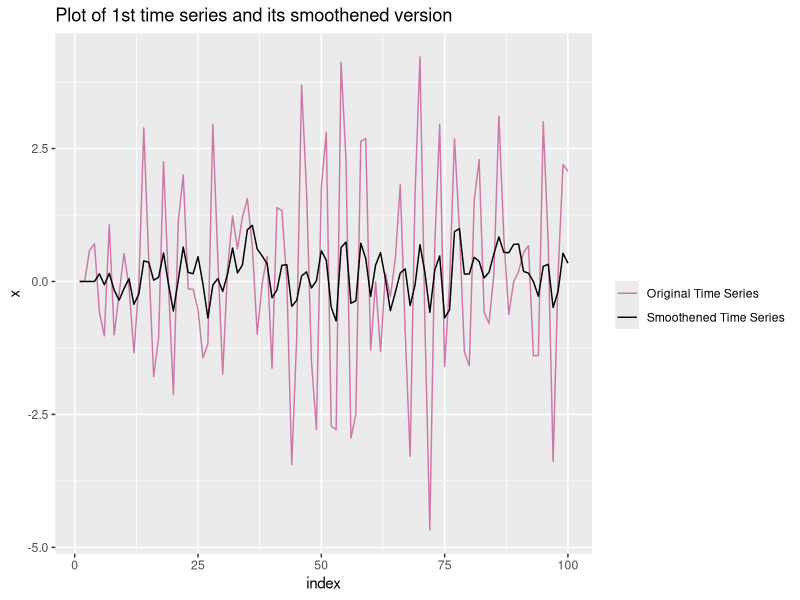
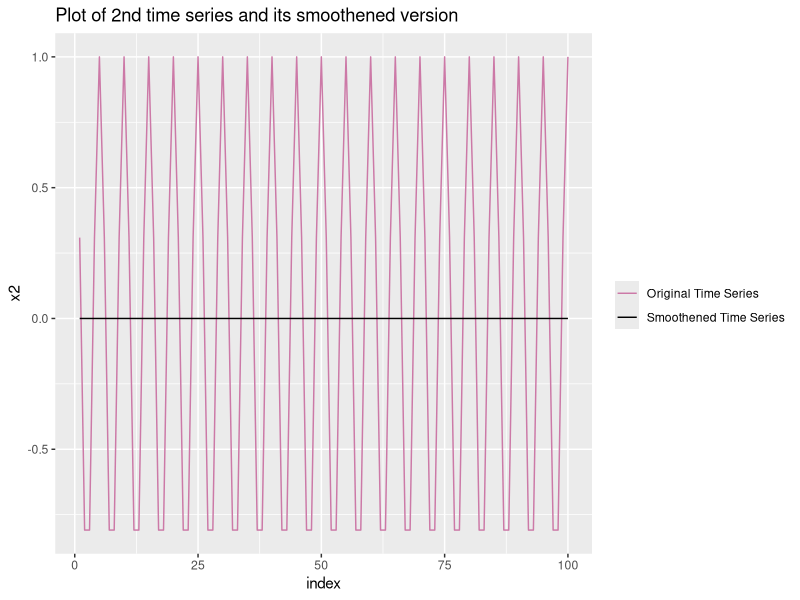
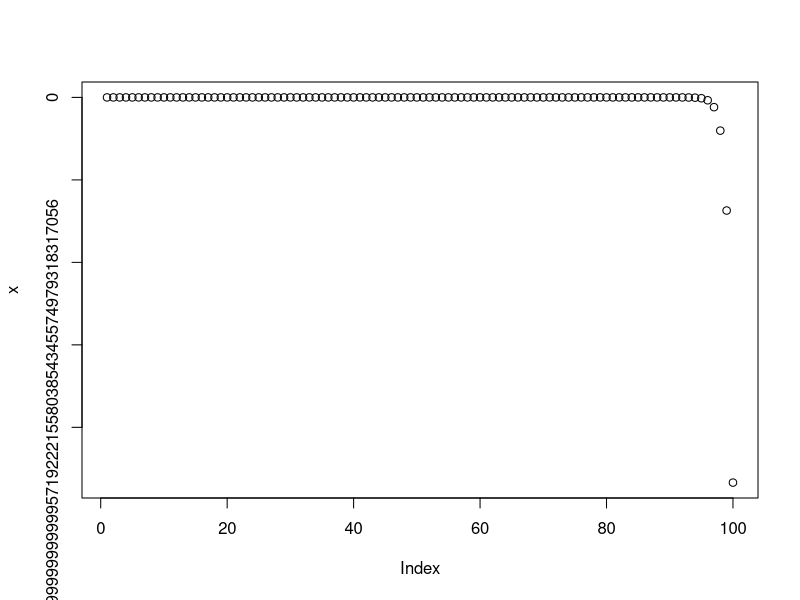

Write R code to recreate these figures, in order.
## ---- chunk 1
knitr::opts_chunk$set(echo = TRUE)
options(scipen=999)

library("ggplot2")
library("tidyverse")
library("gridExtra") # combine plots
library("knitr")


# The palette with black:
cbbPalette <- c("#000000", "#E69F00", "#56B4E9", "#009E73", 
                "#F0E442", "#0072B2", "#D55E00", "#CC79A7")
set.seed(12345)
## ---- chunk 2
set.seed(12345)

n = 100
x <- vector(length = n)
x2 <- vector(length = n)

x[1] <- 0
x[2] <- 0

#first series generation
for(i in 3:n){
  x[i] <- -0.8 * x[i-2] + rnorm(1,0,1)
}

#second series generation
for(i in 1:n){
  x2[i] <- cos(0.4*pi*i)
}

# smoothing filter function
smoothing_filter <- function(x){
v <- vector(length = length(x))
for(i in 5:length(x)){
  v[i] = 0.2 * (x[i] + x[i-1] + x[i-2] + x[i-3] + x[i-4])
}
return(v)
}

#generate smoothed series
smooth_x <- smoothing_filter(x)
smooth_x2 <- smoothing_filter(x2)

#adding everything to a dataframe
df <- cbind(x,x2,smooth_x,smooth_x2) %>% as.data.frame() %>% mutate(index=1:100)

ggplot(df, aes(x=index)) + 
  geom_line(aes(y=x, color="Original Time Series")) + 
  geom_line(aes(y=smooth_x, color="Smoothened Time Series")) + 
  ggtitle("Plot of 1st time series and its smoothened version") +
    scale_colour_manual("", breaks = c("Original Time Series", "Smoothened Time Series"),
                        values = c("#CC79A7", "#000000"))

ggplot(df, aes(x=index)) + 
  geom_line(aes(y=x2, color="Original Time Series")) + 
  geom_line(aes(y=smooth_x2, color="Smoothened Time Series")) + 
  ggtitle("Plot of 2nd time series and its smoothened version") +
    scale_colour_manual("", breaks = c("Original Time Series", "Smoothened Time Series"),
                        values = c("#CC79A7", "#000000"))

## ---- chunk 3
set.seed(12345)
w <- rnorm(100,0,1)
x <- rep(0,100)

for(i in 7:100){
x[i] = w[i] + 3 * w[i-2] + w[i-4] - 4 * w[i-6] + 4 * x[i-1] - 2 * x[i-2] - x[i-5]   
}
plot(x)

## ---- chunk 4
set.seed(54321)

